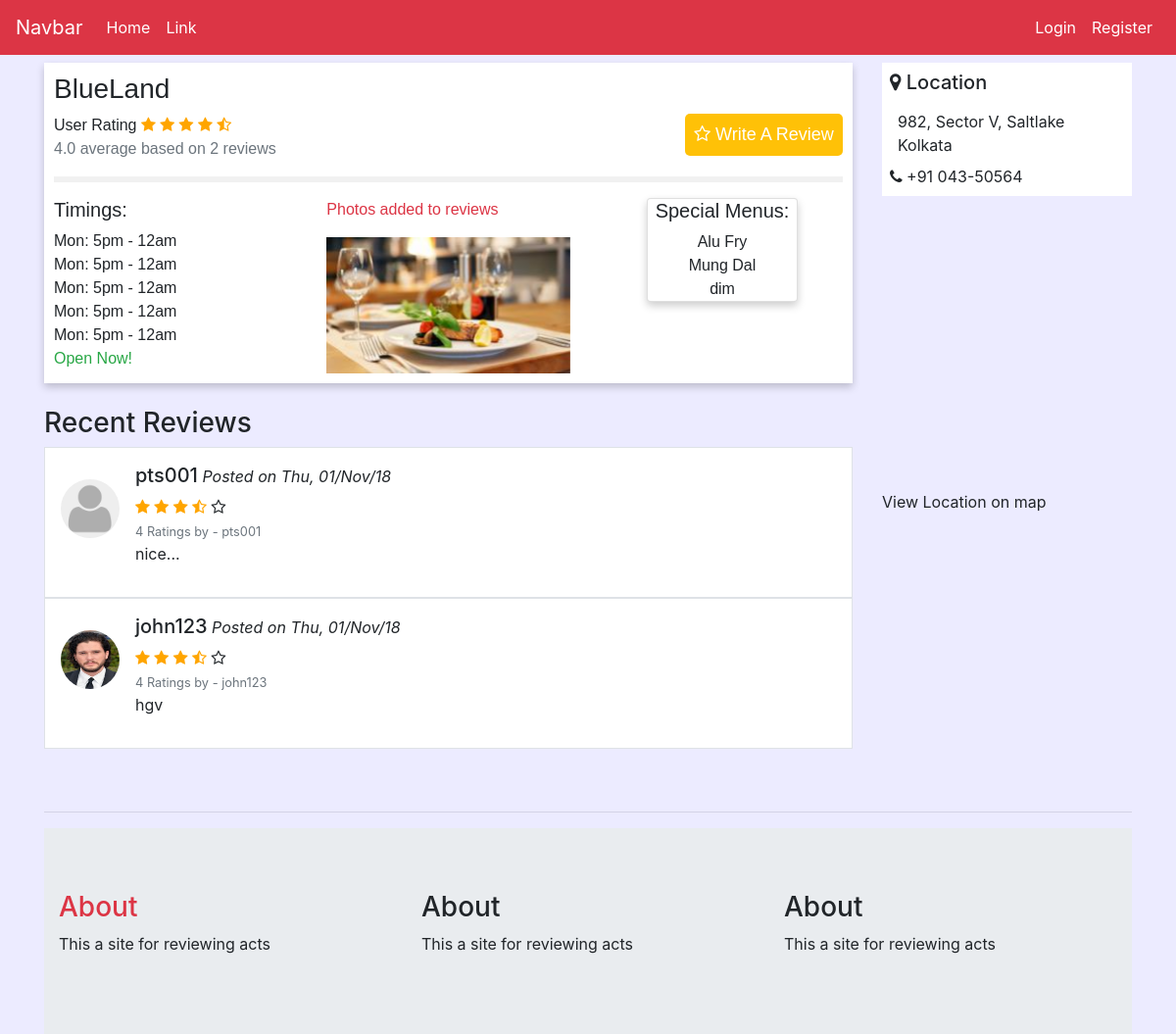
Screenshot of /restaurant/2 with the database file from the repository.
### redbricks/models.py (models this page shows, shortened)
class Restaurants(models.Model):
    owners_name = models.CharField(max_length=40)
    email = models.EmailField(max_length=40)
    contact_no = models.CharField(max_length=13)
    address = models.CharField(max_length=100)
    city = models.CharField(max_length=20, choices=city_names, default='Bangalore')
    res_name = models.CharField(max_length=40)
    restaurant_pic = models.ImageField(upload_to='restaurant_pic', default='default.jpg')

class Reviews(models.Model):
    ratings = models.IntegerField(choices=ratings_choice)
    comments = models.TextField(null=True, blank=True)
    reviewer = models.ForeignKey(User, on_delete=models.CASCADE)
    restaurant = models.ForeignKey(Restaurants, on_delete=models.CASCADE)
    date_posted=models.DateTimeField(default=timezone.now)

### users/models.py (models this page shows, shortened)
class UserProfile(models.Model):
    user = models.OneToOneField(User, on_delete=models.CASCADE)
    name = models.CharField(max_length=50, null=True, blank=True)
    current_city = models.CharField(max_length=20, null=True, blank=True)
    image = models.ImageField(default='default_profile_pic.jpg',upload_to='user_profile_pic')

### redbricks/views.py (the view)
# urls.py: path('restaurant/<int:id>',views.restaurents, name= 'redbricks-restaurant'),
def restaurents(request,id):
    restaurant = Restaurants.objects.get(pk=id)
    reviews = Reviews.objects.filter(restaurant=restaurant)
    avg_rating = reviews.aggregate(Avg('ratings'))
    context = {'restaurant':restaurant,
               'avg_ratings':avg_rating,
               'reviews':reviews}
    return render(request, 'redbricks/view_restaurant.html', context)

### redbricks/templates/redbricks/view_restaurant.html (shortened to what this page needs)
{% extends "redbricks/base.html" %}
{% block content %}
  <div class="row pt-2">
    <div class="col-md-9">
      <div class="res-card">
          <h3>{{ restaurant.res_name }}</h3>
          <button class="bg-warning" data-toggle="modal" data-target="#exampleModalCenter"><i class="fa fa-star-o" aria-hidden="true"></i> Write A Review</button>
            <div class="ratings">
                <span class="heading">User Rating</span>
              {% if avg_ratings.ratings__avg < 1 %}
                <span class="fa fa-star-half-o checked"></span>
                <span class="fa fa-star-o"></span>
                <span class="fa fa-star-o"></span>
                <span class="fa fa-star-o"></span>
                <span class="fa fa-star-o"></span>
              {% elif avg_ratings.ratings__avg < 2 %}
                <span class="fa fa-star checked"></span>
                <span class="fa fa-star-half-o checked"></span>
                <span class="fa fa-star"></span>
                <span class="fa fa-star"></span>
                <span class="fa fa-star"></span>
              {% elif avg_ratings.ratings__avg < 3 %}
                <span class="fa fa-star checked"></span>
                <span class="fa fa-star checked"></span>
                <span class="fa fa-star checked"></span>
                <span class="fa fa-star-half-o checked"></span>
                <span class="fa fa-star"></span>
              {% elif avg_ratings.ratings__avg < 4 %}
                <span class="fa fa-star checked"></span>
                <span class="fa fa-star checked"></span>
                <span class="fa fa-star checked"></span>
                <span class="fa fa-star-half-o checked"></span>
                <span class="fa fa-star-o"></span>
              {% elif avg_ratings.ratings__avg < 5 %}
                <span class="fa fa-star checked"></span>
                <span class="fa fa-star checked"></span>
                <span class="fa fa-star checked"></span>
                <span class="fa fa-star checked"></span>
                <span class="fa fa-star-half-o checked"></span>
              {% endif %}
                <p class="text text-muted"> {{avg_ratings.ratings__avg | floatformat:1}} average based on {{ restaurant.reviews_set.count }} reviews</p>
                <hr style="border:3px solid #f1f1f1">
            </div>
            <div class="row">
              <div class="col-md-4">
                <h5>Timings: </h5>
                <span>Mon: 5pm - 12am</span><br>
                <span>Mon: 5pm - 12am</span><br>
                <span>Mon: 5pm - 12am</span><br>
                <span>Mon: 5pm - 12am</span><br>
                <span>Mon: 5pm - 12am</span><br>
                <span class="text text-success">Open Now!</span>
              </div>
              <div class="col-md-4">
                <p class="text text-danger">Photos added to reviews</p>
                <div class="container-img">
                  <img src="{{ restaurant.restaurant_pic.url }}" alt="Avatar" class="image" style="width:100%">
                </div>
              </div>
              <div class="col-md-3 ml-4">
                <div class="card ml-4">
                  <h5>Special Menus: </h5>
                  <span>Alu Fry</span>
                  <span>Mung Dal</span>
                  <span>dim</span>
                </div>
              </div>
            </div>
      </div>
      <h3 class="mt-4">Recent Reviews</h3>
       {% for review in reviews %}
        <div class="media border bg-white p-3">
          <img src="{{ review.reviewer.userprofile.image.url }}" alt="John Doe" class="mr-3 mt-3 rounded-circle" style="width:60px; height:60px">
          <div class="media-body">
            <h5>{{ review.reviewer }}<small><i> Posted on {{ review.date_posted | date:'D, d/M/y' }}</i></small></h5>
            <div class="ratings">
              <span class="fa fa-star checked"></span>
              <span class="fa fa-star checked"></span>
              <span class="fa fa-star checked"></span>
              <span class="fa fa-star-half-o checked"></span>
              <span class="fa fa-star-o"></span><br>
              <small class="text text-muted">{{ review.ratings }} Ratings by - {{ review.reviewer }}</small>
          </div>
          <p>{{ review.comments }}</p>
          </div>
        </div>
       {% endfor %}
    </div>
    <div class="col-md-3">
     <div class="bg-white p-2">
       <h5><i class="fa fa-map-marker" aria-hidden="true"></i> Location</h5>
       <div class="p-2">
         <span>{{ restaurant.address }}</span><br>
         <span>{{ restaurant.city }}</span>
       </div>
       <span><i class="fa fa-phone" aria-hidden="true"></i> {{ restaurant.contact_no }}</span>
      </div>
     <div id="map"></div>
      <p>View Location on map</p>
    </div>
{% endblock %}

### redbricks/static/redbricks/main.css (style rules this page uses)
body { padding: 1px; margin: 0px; background-color: rgba(17, 0, 255, 0.08); }
.card { box-shadow: 0 4px 8px 0 rgba(0, 0, 0, 0.2); max-width: 300px; margin: auto; text-align: center; font-family: arial; }
.res-card { box-shadow: 0 4px 8px 0 rgba(0, 0, 0, 0.2); background-color: white; max-width: 100%; margin: auto; padding: 10px; text-align: left; font-family: arial; margin-bottom: 10px; }
.res-card button { border: none; outline: 0; padding: 8px; color: white; text-align: center; cursor: pointer; width: 20%; font-size: 18px; float:right; border-radius: 5px; }
* { box-sizing: border-box; }
.checked { color: orange; }
.row::after { content: ""; clear: both; display: table; }
.row { display: flex; }
#map { height: 300px; width:100%; }
html, body { height: 100%; margin: 0; padding: 0; }
.container-img { position: relative; width: 100%; }
.image { opacity: 1; display: block; width: ; height: auto; transition: .5s ease; backface-visibility: hidden; }

### rows the page displays
Restaurants: res_name "BlueLand", reviews_set.count "2", restaurant_pic (picture), address "982, Sector V, Saltlake", city "Kolkata", contact_no "+91 043-50564"
Reviews: reviewer.userprofile.image (placeholder picture), reviewer "pts001", date_posted "Thu, 01/Nov/18", ratings "4", comments "nice..."
Reviews: reviewer.userprofile.image (picture), reviewer "john123", date_posted "Thu, 01/Nov/18", ratings "4", comments "hgv"

### other values shown
{{ avg_ratings.ratings__avg | floatformat:1 }} "4.0"
